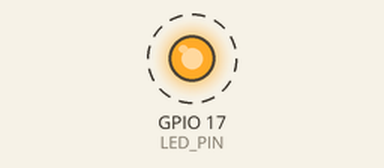
This program was run on a simulated Raspberry Pi (BCM pin numbers). On the bench: output pins drawn as LEDs (lit = HIGH). Dashed ring = blinking.

Above: at 0.5 s.
Timing chart, 0 to 4.6 s (numbered marks = the images above):
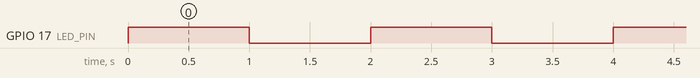

Measured:
- by itself, GPIO 17 (LED_PIN): alternates HIGH for 1.0 s and LOW for 1.0 s

The program:

GPIO-LED-Blink.py
```python
import RPi.GPIO as GPIO
import time

LED_PIN = 17
GPIO.setmode(GPIO.BCM)
GPIO.setup(LED_PIN, GPIO.OUT)

try:
    while True:
        GPIO.output(LED_PIN, True)
        time.sleep(1)
        GPIO.output(LED_PIN, False)
        time.sleep(1)
except KeyboardInterrupt:
    GPIO.cleanup()
    print("Program stopped, GPIO cleaned up")
```
